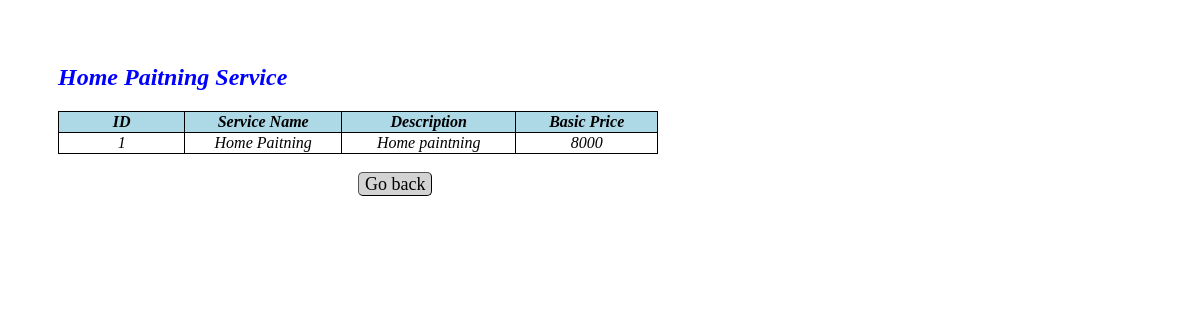
Before: /viewservice/1 with the older database file.
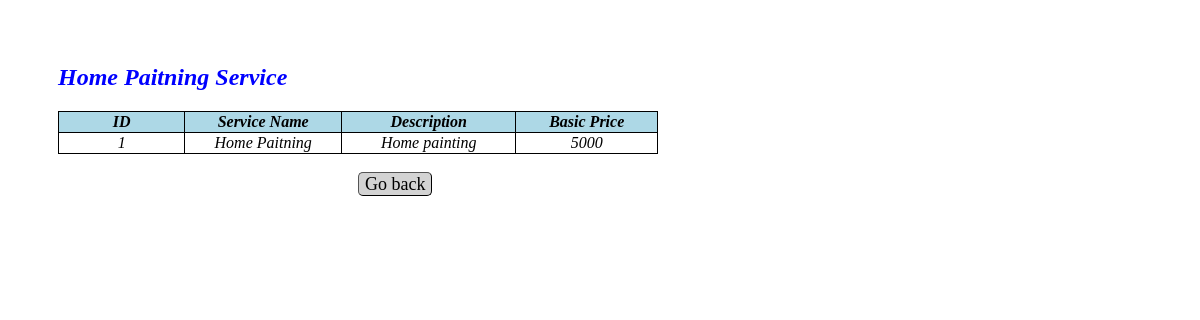
After: the same page with the newer database file.
### app.py (models this page shows)
class Service_Info(db.Model):
    __tablename__="service_info"
    id=db.Column(db.Integer,primary_key=True)
    servicename=db.Column(db.String,nullable=False)
    description=db.Column(db.String,nullable=False)
    baseprice=db.Column(db.Integer,nullable=False)
    time_required=db.Column(db.String,nullable=False)
    service_type=db.Column(db.String,nullable=False)

### app.py (the view)
@app.route("/viewservice/<int:id>", methods=["GET"])
def view_service(id):
    service = Service_Info.query.filter_by(id=id).first()
    return render_template("view_service.html",service=service)

### templates/view_service.html (shortened to what this page needs)
<!DOCTYPE html>
<html lang="en">
<head>
</head>
<body>
    <br><br>
    <h2>{{service["servicename"]}} Service</h2>
    <table id="service-table">
        <thead>
            <tr>
                <th>ID</th>
                <th>Service Name</th>
                <th>Description</th>
                <th>Basic Price</th>
            </tr>
        <tbody>
            <tr>
                <td>{{service["id"]}}</td>
                <td>{{service["servicename"]}}</td>
                <td>{{service["description"]}}</td>
                <td>{{service["baseprice"]}}</td>
            </tr>
        </tbody>
        </thead>
    </table>
    <a class="button" href="/admindashboard">Go back</a>
</body>
</html>

Changed rows visible on the page:
changed Service_Info "Home Paitning": description "Home paintning" → "Home painting"; baseprice "8000" → "5000"
